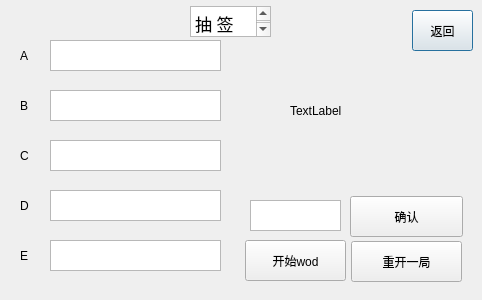
<?xml version="1.0" encoding="UTF-8"?>
<ui version="4.0">
 <class>Dialog</class>
 <widget class="QDialog" name="Dialog">
  <property name="geometry">
   <rect>
    <x>0</x>
    <y>0</y>
    <width>482</width>
    <height>300</height>
   </rect>
  </property>
  <property name="windowTitle">
   <string>Dialog</string>
  </property>
  <widget class="QPushButton" name="pushButton_2">
   <property name="geometry">
    <rect>
     <x>412</x>
     <y>10</y>
     <width>61</width>
     <height>41</height>
    </rect>
   </property>
   <property name="text">
    <string>返回</string>
   </property>
  </widget>
  <widget class="QLabel" name="label">
   <property name="geometry">
    <rect>
     <x>290</x>
     <y>40</y>
     <width>101</width>
     <height>141</height>
    </rect>
   </property>
   <property name="text">
    <string>TextLabel</string>
   </property>
  </widget>
  <widget class="QLabel" name="label_2">
   <property name="geometry">
    <rect>
     <x>20</x>
     <y>40</y>
     <width>31</width>
     <height>31</height>
    </rect>
   </property>
   <property name="text">
    <string>A</string>
   </property>
  </widget>
  <widget class="QLabel" name="label_3">
   <property name="geometry">
    <rect>
     <x>20</x>
     <y>90</y>
     <width>31</width>
     <height>31</height>
    </rect>
   </property>
   <property name="text">
    <string>B</string>
   </property>
  </widget>
  <widget class="QLabel" name="label_4">
   <property name="geometry">
    <rect>
     <x>20</x>
     <y>140</y>
     <width>31</width>
     <height>31</height>
    </rect>
   </property>
   <property name="text">
    <string>C</string>
   </property>
  </widget>
  <widget class="QLabel" name="label_5">
   <property name="geometry">
    <rect>
     <x>20</x>
     <y>190</y>
     <width>31</width>
     <height>31</height>
    </rect>
   </property>
   <property name="text">
    <string>D</string>
   </property>
  </widget>
  <widget class="QLabel" name="label_6">
   <property name="geometry">
    <rect>
     <x>20</x>
     <y>240</y>
     <width>31</width>
     <height>31</height>
    </rect>
   </property>
   <property name="text">
    <string>E</string>
   </property>
  </widget>
  <widget class="QTextBrowser" name="textBrowser">
   <property name="geometry">
    <rect>
     <x>250</x>
     <y>200</y>
     <width>91</width>
     <height>31</height>
    </rect>
   </property>
  </widget>
  <widget class="QPushButton" name="pushButton">
   <property name="geometry">
    <rect>
     <x>350</x>
     <y>196</y>
     <width>113</width>
     <height>41</height>
    </rect>
   </property>
   <property name="text">
    <string>确认</string>
   </property>
  </widget>
  <widget class="QTextBrowser" name="textBrowser_2">
   <property name="geometry">
    <rect>
     <x>50</x>
     <y>40</y>
     <width>171</width>
     <height>31</height>
    </rect>
   </property>
  </widget>
  <widget class="QTextBrowser" name="textBrowser_3">
   <property name="geometry">
    <rect>
     <x>50</x>
     <y>90</y>
     <width>171</width>
     <height>31</height>
    </rect>
   </property>
  </widget>
  <widget class="QTextBrowser" name="textBrowser_4">
   <property name="geometry">
    <rect>
     <x>50</x>
     <y>140</y>
     <width>171</width>
     <height>31</height>
    </rect>
   </property>
  </widget>
  <widget class="QTextBrowser" name="textBrowser_5">
   <property name="geometry">
    <rect>
     <x>50</x>
     <y>190</y>
     <width>171</width>
     <height>31</height>
    </rect>
   </property>
  </widget>
  <widget class="QTextBrowser" name="textBrowser_6">
   <property name="geometry">
    <rect>
     <x>50</x>
     <y>240</y>
     <width>171</width>
     <height>31</height>
    </rect>
   </property>
  </widget>
  <widget class="QTextBrowser" name="textBrowser_7">
   <property name="geometry">
    <rect>
     <x>190</x>
     <y>6</y>
     <width>81</width>
     <height>31</height>
    </rect>
   </property>
   <property name="html">
    <string>&lt;!DOCTYPE HTML PUBLIC &quot;-//W3C//DTD HTML 4.0//EN&quot; &quot;http://www.w3.org/TR/REC-html40/strict.dtd&quot;&gt;
&lt;html&gt;&lt;head&gt;&lt;meta name=&quot;qrichtext&quot; content=&quot;1&quot; /&gt;&lt;style type=&quot;text/css&quot;&gt;
p, li { white-space: pre-wrap; }
&lt;/style&gt;&lt;/head&gt;&lt;body style=&quot; font-family:'.AppleSystemUIFont'; font-size:13pt; font-weight:400; font-style:normal;&quot;&gt;
&lt;p style=&quot; margin-top:0px; margin-bottom:0px; margin-left:0px; margin-right:0px; -qt-block-indent:0; text-indent:0px;&quot;&gt;抽 签 分 组&lt;/p&gt;&lt;/body&gt;&lt;/html&gt;</string>
   </property>
  </widget>
  <widget class="QPushButton" name="pushButton_3">
   <property name="geometry">
    <rect>
     <x>245</x>
     <y>240</y>
     <width>101</width>
     <height>41</height>
    </rect>
   </property>
   <property name="text">
    <string>开始wod</string>
   </property>
  </widget>
  <widget class="QPushButton" name="pushButton_4">
   <property name="geometry">
    <rect>
     <x>351</x>
     <y>241</y>
     <width>111</width>
     <height>41</height>
    </rect>
   </property>
   <property name="text">
    <string>重开一局</string>
   </property>
  </widget>
 </widget>
 <resources/>
 <connections/>
</ui>
